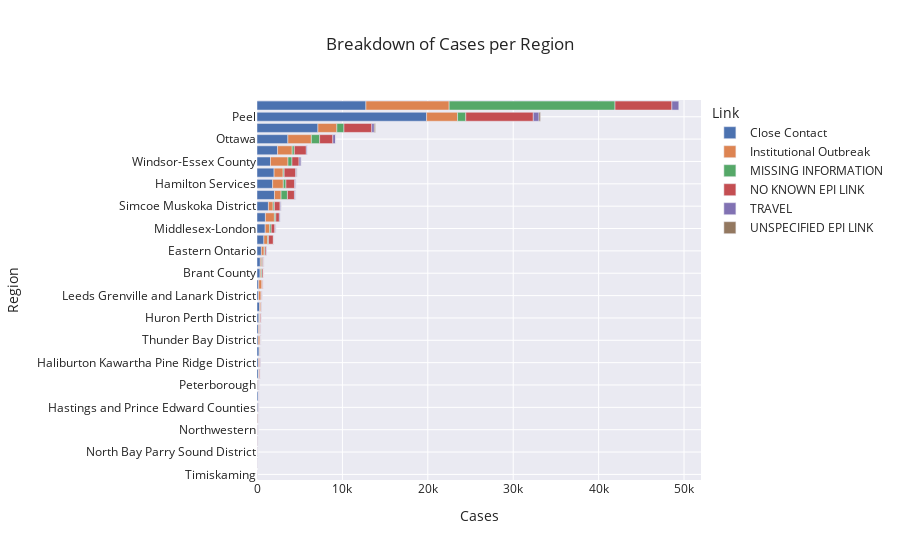

Notebook code for this chart:
### Code cell
#hide_input

fig_phucases = px.bar(df_cases,
y='Reporting_PHU',
x='Cases',
color='Acquisition',
orientation='h',
#color_discrete_sequence=px.colors.qualitative.Vivid,
height=800,
title='Breakdown of Cases per Region',
labels={"Total" : "Confirmed Cases", "Reporting_PHU" : "Region", "Acquisition": "Link"},
template='seaborn'
)

fig_phucases.show()

### Figure 1 — Plotly figure (JSON) as saved in the notebook; plotly's stock layout.template omitted (floating-point values rounded to 4 significant figures)
{"data": [{"alignmentgroup": "True", "hovertemplate": "Link=Close Contact<br>Cases=%{x}<br>Region=%{y}<extra></extra>", "legendgroup": "Close Contact", "marker": {"color": "rgb(76,114,176)"}, "name": "Close Contact", "offsetgroup": "Close Contact", "orientation": "h", "showlegend": true, "textposition": "auto", "type": "bar", "x": [13, 20, 43, 50, 41, 75, 106, 142, 88, 174, 174, 242, 139, 173, 222, 300, 180, 199, 359, 386, 510, 805, 960, 985, 1336, 2047, 1832, 2001, 1580, 2411, 3616, 7134, 19859, 12753], "xaxis": "x", "y": ["Timiskaming", "Algoma", "North Bay Parry Sound District", "Porcupine", "Northwestern", "Renfrew County and District", "Hastings and Prince Edward Counties", "Sudbury & District", "Peterborough", "Grey Bruce", "Haliburton Kawartha Pine Ridge District", "Kingston Frontenac and Lennox & Addington", "Thunder Bay District", "Lambton", "Huron Perth District", "Chatham-Kent", "Leeds Grenville and Lanark District", "Haldimand-Norfolk", "Brant County", "Southwestern", "Eastern Ontario", "Wellington-Dufferin-Guelph", "Middlesex-London", "Niagara Region Department", "Simcoe Muskoka District", "Halton Region Health Department", "Hamilton Services", "Region of Waterloo", "Windsor-Essex County", "Durham Region Health Department", "Ottawa", "York Region Services", "Peel", "Toronto"], "yaxis": "y"}, {"alignmentgroup": "True", "hovertemplate": "Link=Institutional Outbreak<br>Cases=%{x}<br>Region=%{y}<extra></extra>", "legendgroup": "Institutional Outbreak", "marker": {"color": "rgb(221,132,82)"}, "name": "Institutional Outbreak", "offsetgroup": "Institutional Outbreak", "orientation": "h", "showlegend": true, "textposition": "auto", "type": "bar", "x": [8, 6, 15, 19, 23, 88, 61, 33, 51, 54, 122, 82, 220, 127, 115, 176, 312, 386, 129, 172, 327, 437, 515, 1053, 550, 772, 1249, 1056, 2048, 1710, 2750, 2215, 3624, 9748], "xaxis": "x", "y": ["Timiskaming", "Algoma", "North Bay Parry Sound District", "Porcupine", "Northwestern", "Renfrew County and District", "Hastings and Prince Edward Counties", "Sudbury & District", "Peterborough", "Grey Bruce", "Haliburton Kawartha Pine Ridge District", "Kingston Frontenac and Lennox & Addington", "Thunder Bay District", "Lambton", "Huron Perth District", "Chatham-Kent", "Leeds Grenville and Lanark District", "Haldimand-Norfolk", "Brant County", "Southwestern", "Eastern Ontario", "Wellington-Dufferin-Guelph", "Middlesex-London", "Niagara Region Department", "Simcoe Muskoka District", "Halton Region Health Department", "Hamilton Services", "Region of Waterloo", "Windsor-Essex County", "Durham Region Health Department", "Ottawa", "York Region Services", "Peel", "Toronto"], "yaxis": "y"}, {"alignmentgroup": "True", "hovertemplate": "Link=MISSING INFORMATION<br>Cases=%{x}<br>Region=%{y}<extra></extra>", "legendgroup": "MISSING INFORMATION", "marker": {"color": "rgb(85,168,104)"}, "name": "MISSING INFORMATION", "offsetgroup": "MISSING INFORMATION", "orientation": "h", "showlegend": true, "textposition": "auto", "type": "bar", "x": [1, 1, 1, 3, 5, 3, 5, 7, 30, 31, 4, 15, 18, 33, 11, 4, 10, 30, 112, 88, 90, 113, 187, 163, 151, 746, 308, 125, 468, 250, 965, 833, 965, 19419], "xaxis": "x", "y": ["Timiskaming", "Algoma", "North Bay Parry Sound District", "Porcupine", "Northwestern", "Renfrew County and District", "Hastings and Prince Edward Counties", "Sudbury & District", "Peterborough", "Grey Bruce", "Haliburton Kawartha Pine Ridge District", "Kingston Frontenac and Lennox & Addington", "Thunder Bay District", "Lambton", "Huron Perth District", "Chatham-Kent", "Leeds Grenville and Lanark District", "Haldimand-Norfolk", "Brant County", "Southwestern", "Eastern Ontario", "Wellington-Dufferin-Guelph", "Middlesex-London", "Niagara Region Department", "Simcoe Muskoka District", "Halton Region Health Department", "Hamilton Services", "Region of Waterloo", "Windsor-Essex County", "Durham Region Health Department", "Ottawa", "York Region Services", "Peel", "Toronto"], "yaxis": "y"}, {"alignmentgroup": "True", "hovertemplate": "Link=NO KNOWN EPI LINK<br>Cases=%{x}<br>Region=%{y}<extra></extra>", "legendgroup": "NO KNOWN EPI LINK", "marker": {"color": "rgb(196,78,82)"}, "name": "NO KNOWN EPI LINK", "offsetgroup": "NO KNOWN EPI LINK", "orientation": "h", "showlegend": true, "textposition": "auto", "type": "bar", "x": [6, 25, 26, 34, 39, 31, 34, 40, 48, 111, 95, 50, 59, 118, 130, 52, 72, 94, 156, 130, 161, 559, 423, 417, 670, 821, 1025, 1353, 830, 1404, 1547, 3257, 7904, 6656], "xaxis": "x", "y": ["Timiskaming", "Algoma", "North Bay Parry Sound District", "Porcupine", "Northwestern", "Renfrew County and District", "Hastings and Prince Edward Counties", "Sudbury & District", "Peterborough", "Grey Bruce", "Haliburton Kawartha Pine Ridge District", "Kingston Frontenac and Lennox & Addington", "Thunder Bay District", "Lambton", "Huron Perth District", "Chatham-Kent", "Leeds Grenville and Lanark District", "Haldimand-Norfolk", "Brant County", "Southwestern", "Eastern Ontario", "Wellington-Dufferin-Guelph", "Middlesex-London", "Niagara Region Department", "Simcoe Muskoka District", "Halton Region Health Department", "Hamilton Services", "Region of Waterloo", "Windsor-Essex County", "Durham Region Health Department", "Ottawa", "York Region Services", "Peel", "Toronto"], "yaxis": "y"}, {"alignmentgroup": "True", "hovertemplate": "Link=TRAVEL<br>Cases=%{x}<br>Region=%{y}<extra></extra>", "legendgroup": "TRAVEL", "marker": {"color": "rgb(129,114,179)"}, "name": "TRAVEL", "offsetgroup": "TRAVEL", "orientation": "h", "showlegend": true, "textposition": "auto", "type": "bar", "x": [10, 11, 11, 25, 6, 27, 24, 37, 19, 30, 35, 20, 14, 18, 31, 35, 24, 31, 43, 50, 48, 112, 131, 108, 141, 132, 120, 244, 127, 324, 297, 671, 812], "xaxis": "x", "y": ["Algoma", "North Bay Parry Sound District", "Porcupine", "Northwestern", "Renfrew County and District", "Hastings and Prince Edward Counties", "Sudbury & District", "Peterborough", "Grey Bruce", "Haliburton Kawartha Pine Ridge District", "Kingston Frontenac and Lennox & Addington", "Thunder Bay District", "Lambton", "Huron Perth District", "Chatham-Kent", "Leeds Grenville and Lanark District", "Haldimand-Norfolk", "Brant County", "Southwestern", "Eastern Ontario", "Wellington-Dufferin-Guelph", "Middlesex-London", "Niagara Region Department", "Simcoe Muskoka District", "Halton Region Health Department", "Hamilton Services", "Region of Waterloo", "Windsor-Essex County", "Durham Region Health Department", "Ottawa", "York Region Services", "Peel", "Toronto"], "yaxis": "y"}, {"alignmentgroup": "True", "hovertemplate": "Link=UNSPECIFIED EPI LINK<br>Cases=%{x}<br>Region=%{y}<extra></extra>", "legendgroup": "UNSPECIFIED EPI LINK", "marker": {"color": "rgb(147,120,96)"}, "name": "UNSPECIFIED EPI LINK", "offsetgroup": "UNSPECIFIED EPI LINK", "orientation": "h", "showlegend": true, "textposition": "auto", "type": "bar", "x": [3, 1, 3, 1, 1, 1, 1, 6, 1, 1, 1, 7, 12, 8, 3, 10, 7, 2, 38, 5, 3, 6, 131, 167], "xaxis": "x", "y": ["Northwestern", "Sudbury & District", "Peterborough", "Grey Bruce", "Kingston Frontenac and Lennox & Addington", "Thunder Bay District", "Lambton", "Huron Perth District", "Leeds Grenville and Lanark District", "Haldimand-Norfolk", "Brant County", "Southwestern", "Wellington-Dufferin-Guelph", "Middlesex-London", "Niagara Region Department", "Simcoe Muskoka District", "Halton Region Health Department", "Hamilton Services", "Region of Waterloo", "Windsor-Essex County", "Durham Region Health Department", "Ottawa", "York Region Services", "Peel"], "yaxis": "y"}], "layout": {"autosize": true, "barmode": "relative", "legend": {"title": {"text": "Link"}, "tracegroupgap": 0}, "title": {"text": "Breakdown of Cases per Region"}, "xaxis": {"anchor": "y", "autorange": true, "domain": [0, 1], "range": [0, 51990.0], "title": {"text": "Cases"}, "type": "linear"}, "yaxis": {"anchor": "x", "autorange": true, "domain": [0, 1], "range": [-0.5, 33.5], "title": {"text": "Region"}, "type": "category"}}}
